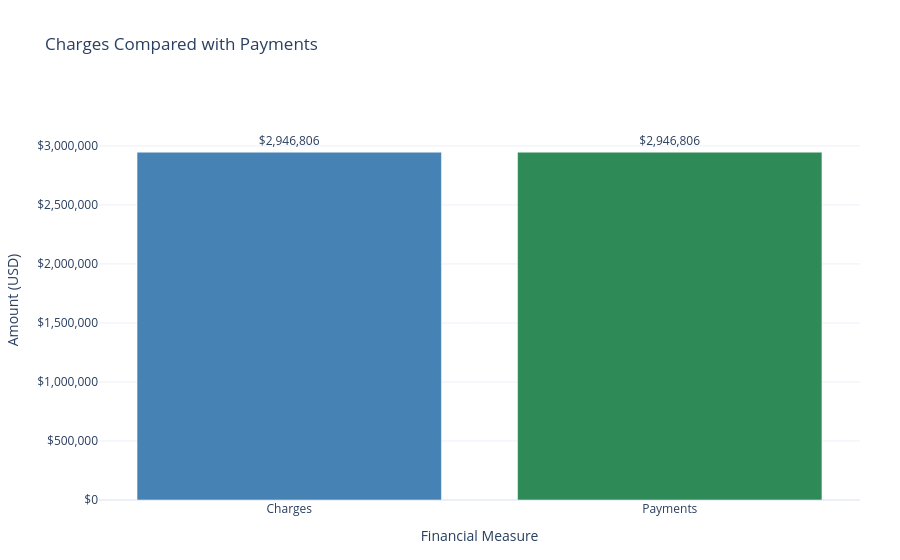

Notebook code cell kept with this figure:
### Markdown cell above
## Charges and payments

### Code cell
financial_summary = pd.DataFrame({
    "Financial Measure": [
        "Charges",
        "Payments"
    ],
    "Amount": [
        total_charges,
        total_payments
    ]
})

fig = px.bar(
    financial_summary,
    x="Financial Measure",
    y="Amount",
    title="Charges Compared with Payments"
)

fig.update_traces(
    marker_color=["steelblue", "seagreen"],
    text=[f"${x:,.0f}" for x in financial_summary["Amount"]],
    textposition="outside",
    cliponaxis=False
)

fig.update_layout(
    yaxis_title="Amount (USD)",
    xaxis_title="Financial Measure",
    template="plotly_white",
    yaxis_tickprefix="$",
    yaxis_tickformat=",.0f",
    yaxis_range=[
        0,
        financial_summary["Amount"].max() * 1.15
    ],
    margin=dict(t=100, r=40, b=60, l=90)
)

fig.show()

### Figure 1 — Plotly figure (JSON) as saved in the notebook; plotly's stock layout.template omitted (floating-point values rounded to 4 significant figures)
{"data": [{"cliponaxis": false, "hovertemplate": "Financial Measure=%{x}<br>Amount=%{y}<extra></extra>", "legendgroup": "", "marker": {"color": ["steelblue", "seagreen"], "pattern": {"shape": ""}}, "name": "", "orientation": "v", "showlegend": false, "text": ["$2,946,806", "$2,946,806"], "textposition": "outside", "type": "bar", "x": ["Charges", "Payments"], "xaxis": "x", "y": [2947000.0, 2947000.0], "yaxis": "y"}], "layout": {"barmode": "relative", "legend": {"tracegroupgap": 0}, "margin": {"b": 60, "l": 90, "r": 40, "t": 100}, "title": {"text": "Charges Compared with Payments"}, "xaxis": {"anchor": "y", "domain": [0, 1], "title": {"text": "Financial Measure"}}, "yaxis": {"anchor": "x", "domain": [0, 1], "range": [0, 3389000.0], "tickformat": ",.0f", "tickprefix": "$", "title": {"text": "Amount (USD)"}}}}
